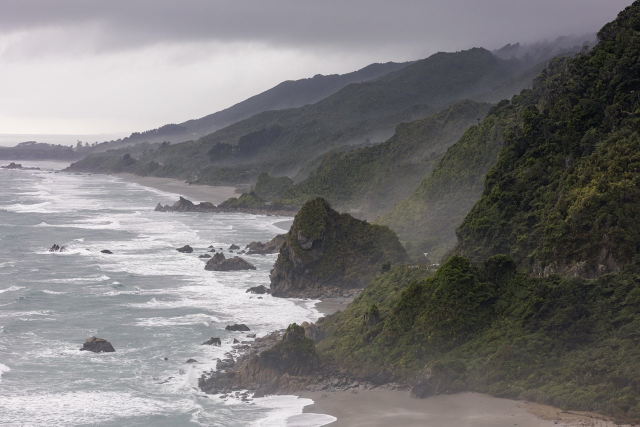
#> input picture Image processing/images/new_zelland.jpg, 1280 x 853 px (shown at 1/2 size)
$ jupyter execute image_enhancment_math.ipynb   (shell and % lines are left out)   (older library calls are emulated)
#> lines starting #> are read from the running program, lines starting #| are printed output that depends on the picture
[cell 1]
import numpy as np
import matplotlib.pyplot as plt
import cv2
from IPython.display import Image

[cell 2]
img_zelland_bgr = cv2.imread("images/new_zelland.jpg", cv2.IMREAD_COLOR)
#> img_zelland_bgr is the input picture: shape (853, 1280, 3); mean B, G, R 121.8, 121.2, 122.8
img_zelland_rgb = cv2.cvtColor(img_zelland_bgr, cv2.COLOR_BGR2RGB)

plt.imshow(img_zelland_rgb)
#> (this line was passed over: IPython is not available in this run)

[cell 3]
matrix = np.ones(img_zelland_rgb.shape, dtype="uint8") * 50

matrix

[cell 4]
bright_img = cv2.add(img_zelland_rgb, matrix)
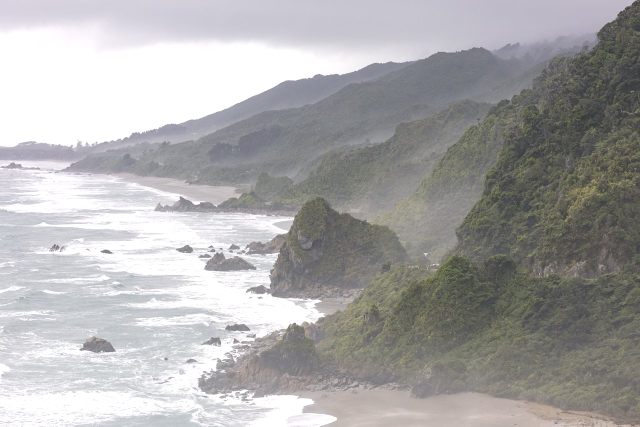
#> bright_img: shape (853, 1280, 3) (shown at 1/2 size); mean R, G, B 169.8, 168.8, 169
dark_img = cv2.subtract(img_zelland_rgb, matrix)
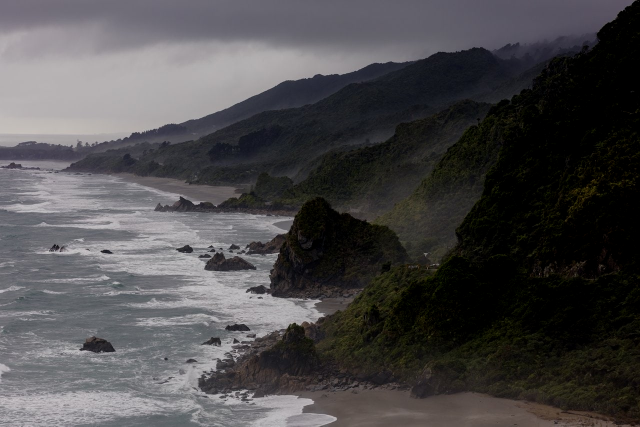
#> dark_img: shape (853, 1280, 3) (shown at 1/2 size); mean R, G, B 74.7, 73.1, 74.7

plt.figure(figsize=[18,6])
#> (this line was passed over: IPython is not available in this run)
plt.subplot(1,3,1);plt.imshow(bright_img);plt.title("Bright")
#> (this line was passed over: IPython is not available in this run)
#> (this line was passed over: IPython is not available in this run)
#> (this line was passed over: IPython is not available in this run)
plt.subplot(1,3,2);plt.imshow(dark_img);plt.title("Dark")
#> (this line was passed over: IPython is not available in this run)
#> (this line was passed over: IPython is not available in this run)
plt.subplot(1,3,3);plt.imshow(img_zelland_rgb);plt.title("Orginal")

$ run again, with Image processing/images/apolla.jpg copied over Image processing/images/new_zelland.jpg
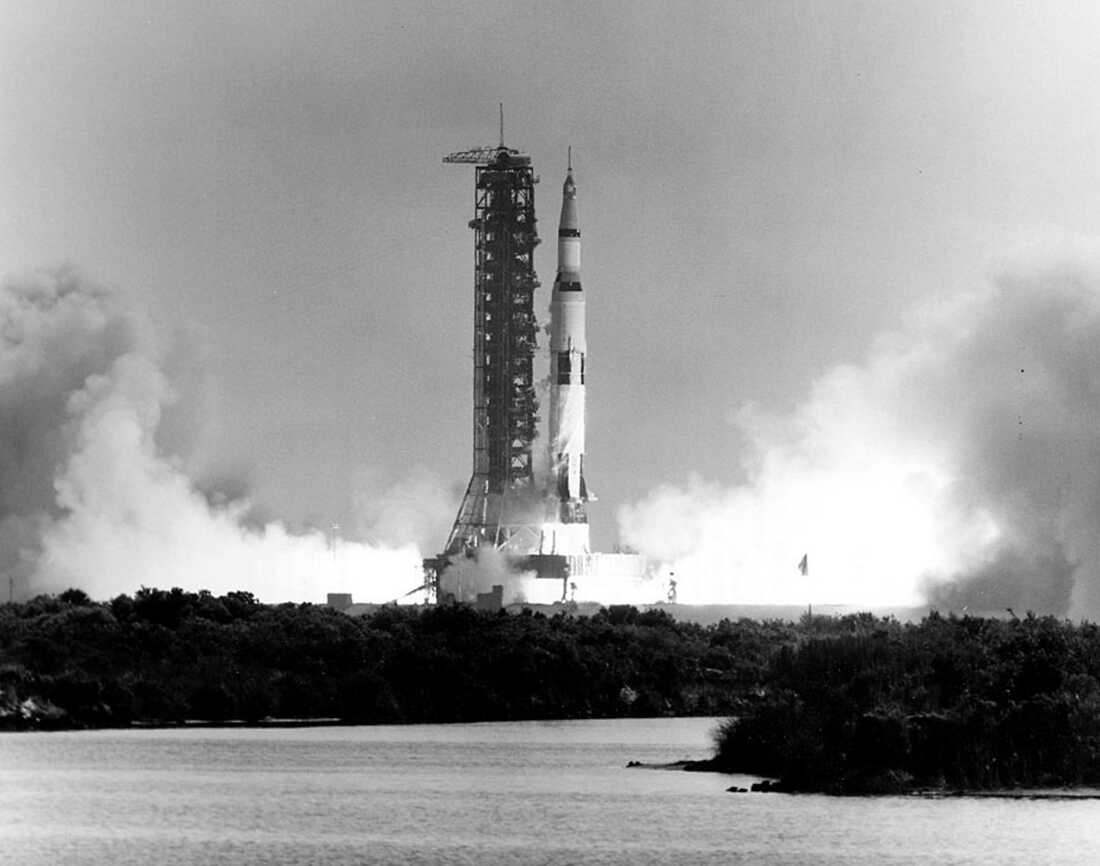
#> input picture Image processing/images/apolla.jpg, 1100 x 866 px
#> img_zelland_bgr is the input picture: shape (866, 1100, 3); min 0, max 255, mean 149.8
#> `bright_img = cv2.add(img_zelland_rgb, matrix)`:
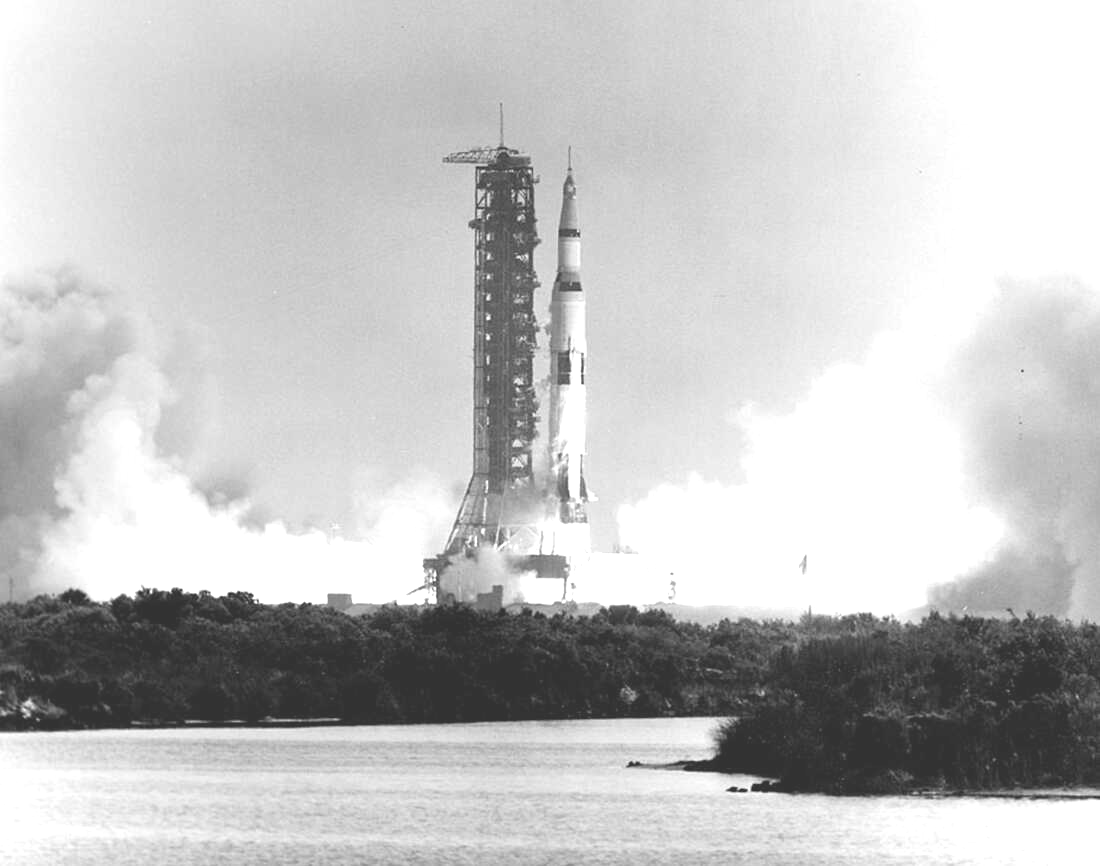
#> bright_img: shape (866, 1100, 3); min 50, max 255, mean 195.4
#> `dark_img = cv2.subtract(img_zelland_rgb, matrix)`:
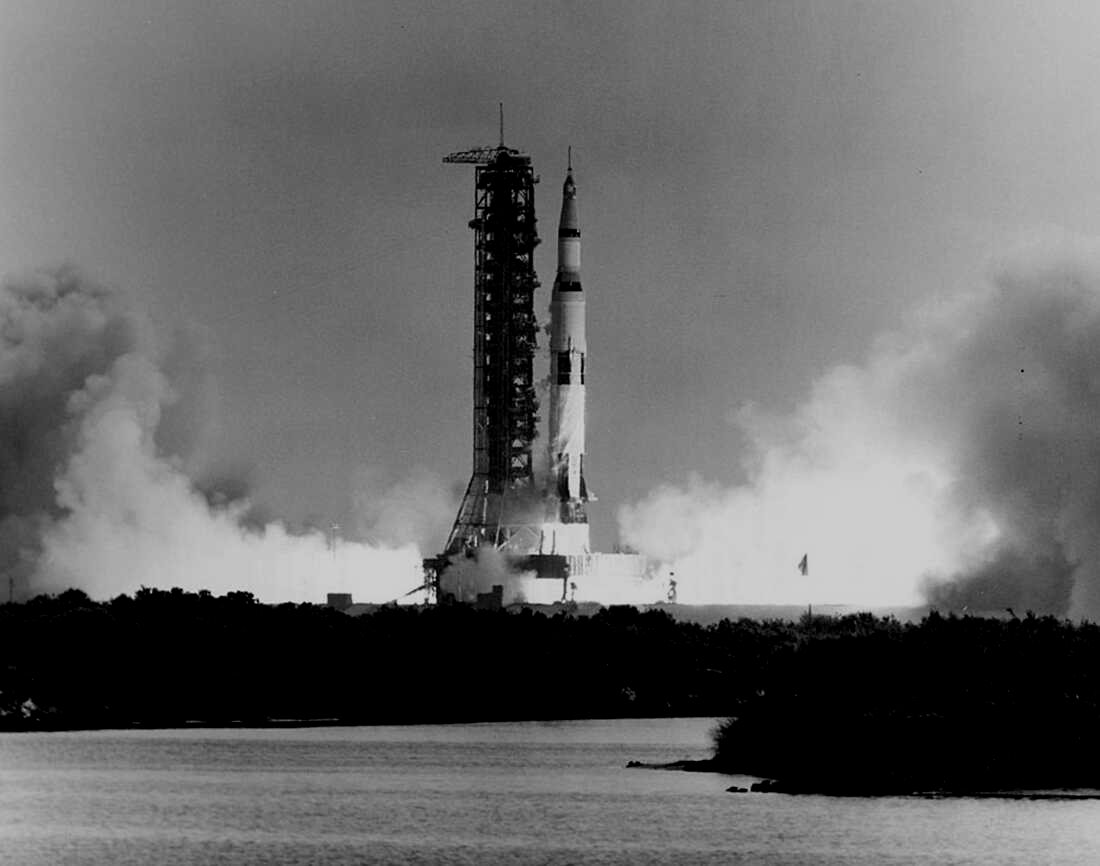
#> dark_img: shape (866, 1100, 3); min 0, max 205, mean 105.7
